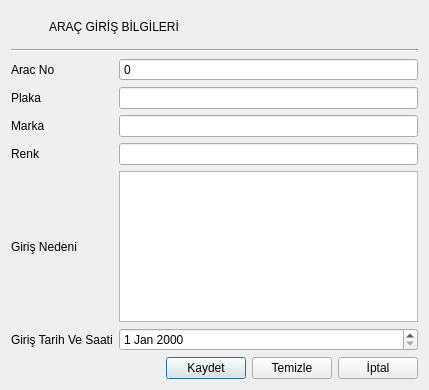
<?xml version="1.0" encoding="UTF-8"?>
<ui version="4.0">
 <class>OOAracGirisBilgileriFormu</class>
 <widget class="QDialog" name="OOAracGirisBilgileriFormu">
  <property name="geometry">
   <rect>
    <x>0</x>
    <y>0</y>
    <width>429</width>
    <height>390</height>
   </rect>
  </property>
  <property name="windowTitle">
   <string>Dialog</string>
  </property>
  <property name="styleSheet">
   <string notr="true">QLabel {
	font: 10pt &quot;Cambria&quot;;
}

QLabel#lblBaslik {
 font: bold 14pt &quot;Cambria&quot;;
}

QLabel#lblSimge {
 qproperty-pixmap: url(:/simgeler/Simgeler/aracgirisi.png);
}

QDateTimeEdit {
 qproperty-displayFormat: 'dd.MM.yyyy / hh.mm';
 qproperty-calendarPopup: true;
}

QPushButton#btnKaydet {
 qproperty-text: 'Kaydet';
 qproperty-icon: url(:/simgeler/Simgeler/kaydet.png);
 qproperty-default: true;
}

QPushButton#btnTemizle {
 qproperty-text: 'Temizle';
 qproperty-icon: url(:/simgeler/Simgeler/temizle.png);
}

QPushButton#btnIptal {
 qproperty-text: 'İptal';
 qproperty-icon: url(:/simgeler/Simgeler/iptal.png);
}
</string>
  </property>
  <layout class="QGridLayout" name="gridLayout_2">
   <item row="0" column="0">
    <layout class="QHBoxLayout" name="horizontalLayout_2">
     <item>
      <widget class="QLabel" name="lblSimge">
       <property name="minimumSize">
        <size>
         <width>32</width>
         <height>32</height>
        </size>
       </property>
       <property name="maximumSize">
        <size>
         <width>32</width>
         <height>32</height>
        </size>
       </property>
       <property name="text">
        <string/>
       </property>
      </widget>
     </item>
     <item>
      <widget class="QLabel" name="lblBaslik">
       <property name="text">
        <string>ARAÇ GİRİŞ BİLGİLERİ</string>
       </property>
      </widget>
     </item>
    </layout>
   </item>
   <item row="1" column="0">
    <widget class="Line" name="line">
     <property name="orientation">
      <enum>Qt::Horizontal</enum>
     </property>
    </widget>
   </item>
   <item row="2" column="0">
    <layout class="QGridLayout" name="gridLayout">
     <item row="5" column="1">
      <widget class="QDateEdit" name="deGirisTarihSaat"/>
     </item>
     <item row="0" column="0">
      <widget class="QLabel" name="lblAracNo">
       <property name="text">
        <string>Arac No</string>
       </property>
      </widget>
     </item>
     <item row="0" column="1">
      <widget class="QSpinBox" name="sbAracNo">
       <property name="buttonSymbols">
        <enum>QAbstractSpinBox::NoButtons</enum>
       </property>
      </widget>
     </item>
     <item row="1" column="0">
      <widget class="QLabel" name="lblPlaka">
       <property name="text">
        <string>Plaka</string>
       </property>
      </widget>
     </item>
     <item row="2" column="0">
      <widget class="QLabel" name="lblMarka">
       <property name="text">
        <string>Marka</string>
       </property>
      </widget>
     </item>
     <item row="1" column="1">
      <widget class="QLineEdit" name="lePlaka"/>
     </item>
     <item row="2" column="1">
      <widget class="QLineEdit" name="leMarka"/>
     </item>
     <item row="3" column="1">
      <widget class="QLineEdit" name="leRenk"/>
     </item>
     <item row="4" column="0">
      <widget class="QLabel" name="lblGirisNedeni">
       <property name="text">
        <string>Giriş Nedeni</string>
       </property>
      </widget>
     </item>
     <item row="3" column="0">
      <widget class="QLabel" name="lblRenk">
       <property name="text">
        <string>Renk</string>
       </property>
      </widget>
     </item>
     <item row="4" column="1">
      <widget class="QPlainTextEdit" name="pteGirisNedeni"/>
     </item>
     <item row="5" column="0">
      <widget class="QLabel" name="lblGirisTarihSaati">
       <property name="text">
        <string>Giriş Tarih Ve Saati</string>
       </property>
      </widget>
     </item>
    </layout>
   </item>
   <item row="3" column="0">
    <layout class="QHBoxLayout" name="horizontalLayout">
     <item>
      <spacer name="horizontalSpacer">
       <property name="orientation">
        <enum>Qt::Horizontal</enum>
       </property>
       <property name="sizeHint" stdset="0">
        <size>
         <width>40</width>
         <height>20</height>
        </size>
       </property>
      </spacer>
     </item>
     <item>
      <widget class="QPushButton" name="btnKaydet">
       <property name="text">
        <string>Kaydet</string>
       </property>
      </widget>
     </item>
     <item>
      <widget class="QPushButton" name="btnTemizle">
       <property name="text">
        <string>Temizle</string>
       </property>
      </widget>
     </item>
     <item>
      <widget class="QPushButton" name="btnIptal">
       <property name="text">
        <string>İptal</string>
       </property>
      </widget>
     </item>
    </layout>
   </item>
  </layout>
 </widget>
 <resources/>
 <connections>
  <connection>
   <sender>btnKaydet</sender>
   <signal>clicked()</signal>
   <receiver>OOAracGirisBilgileriFormu</receiver>
   <slot>accept()</slot>
   <hints>
    <hint type="sourcelabel">
     <x>193</x>
     <y>369</y>
    </hint>
    <hint type="destinationlabel">
     <x>133</x>
     <y>378</y>
    </hint>
   </hints>
  </connection>
  <connection>
   <sender>btnIptal</sender>
   <signal>clicked()</signal>
   <receiver>OOAracGirisBilgileriFormu</receiver>
   <slot>reject()</slot>
   <hints>
    <hint type="sourcelabel">
     <x>360</x>
     <y>376</y>
    </hint>
    <hint type="destinationlabel">
     <x>363</x>
     <y>392</y>
    </hint>
   </hints>
  </connection>
  <connection>
   <sender>sbAracNo</sender>
   <signal>valueChanged(int)</signal>
   <receiver>OOAracGirisBilgileriFormu</receiver>
   <slot>degisiklikVar()</slot>
   <hints>
    <hint type="sourcelabel">
     <x>126</x>
     <y>68</y>
    </hint>
    <hint type="destinationlabel">
     <x>61</x>
     <y>366</y>
    </hint>
   </hints>
  </connection>
  <connection>
   <sender>lePlaka</sender>
   <signal>textChanged(QString)</signal>
   <receiver>OOAracGirisBilgileriFormu</receiver>
   <slot>degisiklikVar()</slot>
   <hints>
    <hint type="sourcelabel">
     <x>179</x>
     <y>90</y>
    </hint>
    <hint type="destinationlabel">
     <x>152</x>
     <y>373</y>
    </hint>
   </hints>
  </connection>
  <connection>
   <sender>leMarka</sender>
   <signal>textChanged(QString)</signal>
   <receiver>OOAracGirisBilgileriFormu</receiver>
   <slot>degisiklikVar()</slot>
   <hints>
    <hint type="sourcelabel">
     <x>176</x>
     <y>120</y>
    </hint>
    <hint type="destinationlabel">
     <x>179</x>
     <y>383</y>
    </hint>
   </hints>
  </connection>
  <connection>
   <sender>leRenk</sender>
   <signal>textChanged(QString)</signal>
   <receiver>OOAracGirisBilgileriFormu</receiver>
   <slot>degisiklikVar()</slot>
   <hints>
    <hint type="sourcelabel">
     <x>233</x>
     <y>167</y>
    </hint>
    <hint type="destinationlabel">
     <x>162</x>
     <y>359</y>
    </hint>
   </hints>
  </connection>
  <connection>
   <sender>pteGirisNedeni</sender>
   <signal>textChanged()</signal>
   <receiver>OOAracGirisBilgileriFormu</receiver>
   <slot>degisiklikVar()</slot>
   <hints>
    <hint type="sourcelabel">
     <x>283</x>
     <y>282</y>
    </hint>
    <hint type="destinationlabel">
     <x>281</x>
     <y>398</y>
    </hint>
   </hints>
  </connection>
  <connection>
   <sender>deGirisTarihSaat</sender>
   <signal>dateChanged(QDate)</signal>
   <receiver>OOAracGirisBilgileriFormu</receiver>
   <slot>degisiklikVar()</slot>
   <hints>
    <hint type="sourcelabel">
     <x>316</x>
     <y>334</y>
    </hint>
    <hint type="destinationlabel">
     <x>316</x>
     <y>391</y>
    </hint>
   </hints>
  </connection>
 </connections>
 <slots>
  <slot>degisiklikVar()</slot>
 </slots>
</ui>
